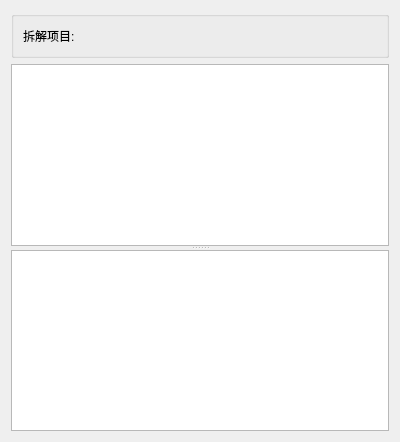
<?xml version="1.0" encoding="UTF-8"?>
<ui version="4.0">
 <class>Disassemblymanagerview</class>
 <widget class="QWidget" name="Disassemblymanagerview">
  <property name="geometry">
   <rect>
    <x>0</x>
    <y>0</y>
    <width>400</width>
    <height>442</height>
   </rect>
  </property>
  <property name="maximumSize">
   <size>
    <width>400</width>
    <height>16777215</height>
   </size>
  </property>
  <property name="windowTitle">
   <string>Form</string>
  </property>
  <layout class="QVBoxLayout" name="verticalLayout_2">
   <item>
    <widget class="QGroupBox" name="verticalGroupBox">
     <property name="flat">
      <bool>true</bool>
     </property>
     <layout class="QVBoxLayout" name="verticalLayout">
      <item>
       <layout class="QHBoxLayout" name="horizontalLayout_2">
        <item>
         <widget class="QLabel" name="label">
          <property name="text">
           <string>拆解项目:</string>
          </property>
         </widget>
        </item>
        <item>
         <widget class="QLabel" name="projectName">
          <property name="text">
           <string/>
          </property>
         </widget>
        </item>
        <item>
         <spacer name="horizontalSpacer">
          <property name="orientation">
           <enum>Qt::Horizontal</enum>
          </property>
          <property name="sizeHint" stdset="0">
           <size>
            <width>40</width>
            <height>20</height>
           </size>
          </property>
         </spacer>
        </item>
       </layout>
      </item>
      <item>
       <layout class="QHBoxLayout" name="horizontalLayout"/>
      </item>
     </layout>
    </widget>
   </item>
   <item>
    <widget class="QSplitter" name="splitter">
     <property name="orientation">
      <enum>Qt::Vertical</enum>
     </property>
     <widget class="QTableWidget" name="modelList"/>
     <widget class="QTableWidget" name="modelDetail"/>
    </widget>
   </item>
  </layout>
 </widget>
 <resources/>
 <connections/>
</ui>
